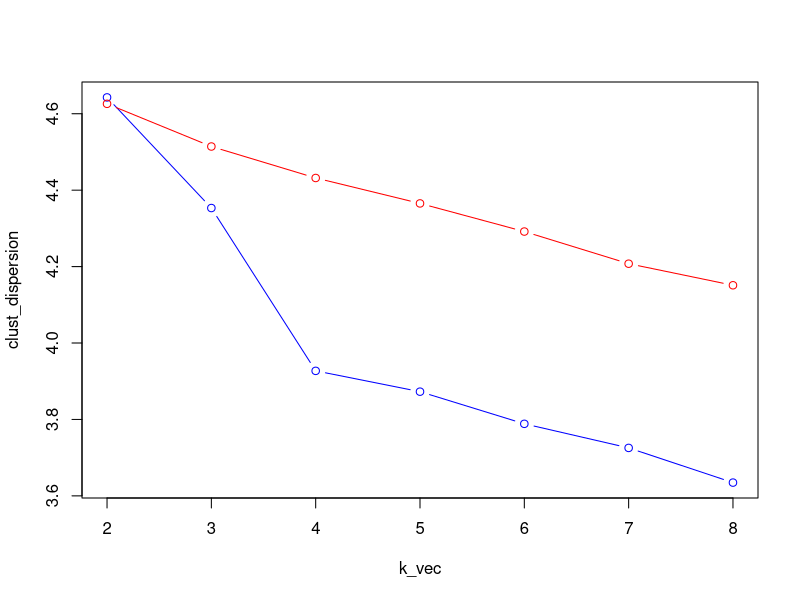
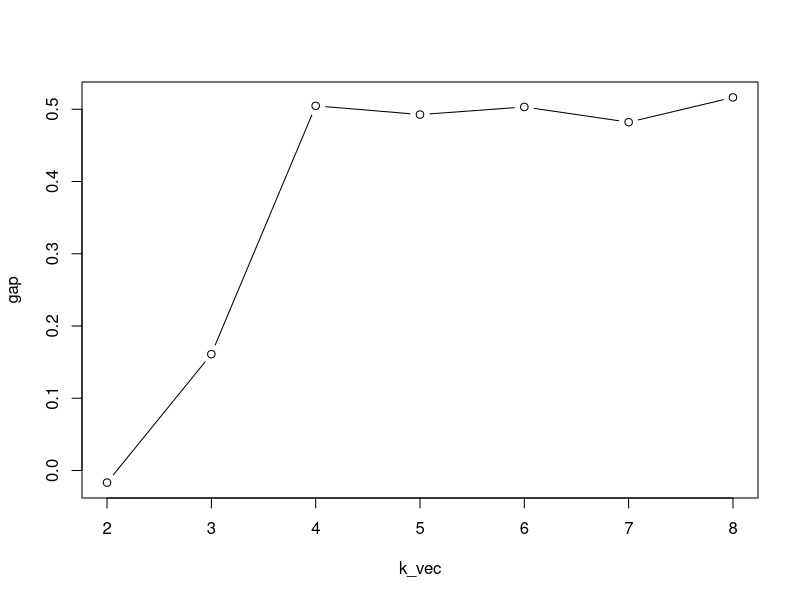

Recreate these plots in R, in order.
library(purrr)

set.seed(1)

nclust = 5 #number of clusters
n = 6 #number of species per cluster
nspec = nclust * n
nres = 20 #number of traits per species

makeI = \(nclust, nspec, nres) {
  clust_traits = matrix(0, nrow = nclust, ncol = nres)
  nconsume = floor(nres/nclust)
  for (i in 1:nclust) {
    clust_traits[i, (nconsume * (i-1) + 1):(nconsume * i)] = rep(1, nconsume)
  }
  nspec = nclust * n
  I = matrix(0, nrow = nspec, nres)
  for (i in 1:nspec) {
    I[i,] = clust_traits[ceiling(i/n),]
    for (j in 1:nres) {
      flip = rbernoulli(1, .1)
      if (flip == 1) {
        if (I[i,j] == 0) {
          I[i,j] = 1
        }
        else {
          I[i,j] = 0
        }
      }
    }
  }
  return(I)
}

data = makeI(nclust, nspec, nres)
#weights = runif(nspec)
weights = c(rep(.01, nspec/5), rep(.9, 4 * nspec / 5))
#weights = rep(1, nspec)

weighted_hamming_dist = function(vec1, vec2, weight) {
  distance = sum(vec1 != vec2) * weight
  return(distance)
}

weighted_mode = function(x, weights) {
  unique_vals = unique(x)
  weighted_freq = sapply(unique_vals, function(val) {
    sum(weights[x == val])
  })
  unique_vals[which.max(weighted_freq)]
  #unique_vals[which.max(rank(weighted_freq, ties.method = "random"))]
}

init_centers = function(data, weights, k) {
  n = nrow(data)
  centers = matrix(0, nrow = k, ncol = ncol(data))
  first_center_idx = sample(1:n, 1)
  centers[1, ] = data[first_center_idx, ]
  
  for (i in 2:k) {
    min_dist = apply(data, 1, function(pt) {
      min(sapply(1:(i-1), function(c) {
        weighted_hamming_dist(pt, centers[c, ], weights)
      }))
    })
    
    prob = min_dist^2
    
    next_center_idx = sample(1:n, 1, prob = prob)
    centers[i, ] = data[next_center_idx, ]
  }
  
  return(centers)
}

weighted_k_modes = function(data, weights, k, max_iter) {
  centers = init_centers(data, weights, k)
  #centers = data[sample(1:nrow(data), k), ]
  clusters = rep(0, nrow(data))
  convergence = 0
  iter = 1
  
  while (convergence == 0) {
    for (i in 1:nrow(data)) {
      centers_dists = rep(0, k)
      for (j in 1:k) {
        centers_dists[j] = weighted_hamming_dist(data[i,], centers[j,], weights[i])
      }
      clusters[i] = which.min(centers_dists)
    }
    
    new_centers = centers
    for (i in 1:k) {
      cluster_pts = data[clusters == i, , drop = FALSE]
      clusters_wts = weights[clusters == i]
      new_centers[i,] = apply(cluster_pts, 2, weighted_mode, weights = weights)
    }
    
    if (all(centers == new_centers) || iter == max_iter) {
      convergence = 1
    }
    
    centers = new_centers
    iter = iter + 1
  }
  list(clusters = clusters, centers = centers)
}

calculate_within_cluster_error = function(data, clusters, centers, weights) {
  total_error = 0
  
  for (i in unique(clusters)) {
    cluster_data = data[clusters == i, , drop = FALSE]
    cluster_weights = weights[clusters == i]
    cluster_center = centers[i, ]
    
    for (j in 1:nrow(cluster_data)) {
      dissimilarity = sum((cluster_data[j, ] != cluster_center) * cluster_weights[j])
      total_error = total_error + dissimilarity
    }
  }
  
  return(total_error)
}

get_null_data = function(data) {
  n = nrow(data)
  m = ncol(data)
  null_data = matrix(0, nrow = n, ncol = m)
  
  for (j in 1:m) {
    null_data[,j] = sample(data[,j], n, replace = T)
  }
  
  return(null_data)
}

k_vec = 2:8
clust_dispersion = rep(0, length(k_vec))
for (i in 1:length(k_vec)) {
  errs = rep(0, 10)
  for (j in 1:10) {
    kmode = weighted_k_modes(data, weights, k_vec[i], max_iter = 100)
    errs[j] = calculate_within_cluster_error(data, kmode$clusters, kmode$centers, weights)
  }
  clust_dispersion[i] = log(min(errs))
}

n_bootstrap = 10
null_clust_dispersion = matrix(0, nrow = n_bootstrap, ncol = length(k_vec))

for (i in 1:n_bootstrap) {
  null_data = get_null_data(data)
  for (j in 1:length(k_vec)) {
    errs = rep(0, 10)
    for (k in 1:10) {
      kmode = weighted_k_modes(null_data, weights, k_vec[j], max_iter = 100)
      errs[k] = calculate_within_cluster_error(null_data, kmode$clusters, kmode$centers, weights)
    }
    null_clust_dispersion[i,j] = log(min(errs))
  }
}

null_clust_dispersion_avg = colSums(null_clust_dispersion) / n_bootstrap

gap = null_clust_dispersion_avg - clust_dispersion

plot(k_vec, clust_dispersion, type = 'b', col = 'blue')
lines(k_vec, null_clust_dispersion_avg, type = 'b', col = 'red')

plot(k_vec, gap, type = 'b')

#now have to implement to the actual model